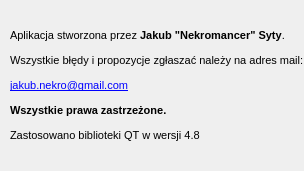
<?xml version="1.0" encoding="UTF-8"?>
<ui version="4.0">
 <class>About</class>
 <widget class="QDialog" name="About">
  <property name="windowModality">
   <enum>Qt::ApplicationModal</enum>
  </property>
  <property name="geometry">
   <rect>
    <x>0</x>
    <y>0</y>
    <width>304</width>
    <height>171</height>
   </rect>
  </property>
  <property name="windowTitle">
   <string>O aplikacji</string>
  </property>
  <property name="modal">
   <bool>true</bool>
  </property>
  <widget class="QLabel" name="label">
   <property name="geometry">
    <rect>
     <x>10</x>
     <y>10</y>
     <width>371</width>
     <height>151</height>
    </rect>
   </property>
   <property name="text">
    <string>&lt;!DOCTYPE HTML PUBLIC &quot;-//W3C//DTD HTML 4.0//EN&quot; &quot;http://www.w3.org/TR/REC-html40/strict.dtd&quot;&gt;
&lt;html&gt;&lt;head&gt;&lt;meta name=&quot;qrichtext&quot; content=&quot;1&quot; /&gt;&lt;style type=&quot;text/css&quot;&gt;
p, li { white-space: pre-wrap; }
&lt;/style&gt;&lt;/head&gt;&lt;body style=&quot; font-family:'MS Shell Dlg 2'; font-size:8pt; font-weight:400; font-style:normal;&quot;&gt;
&lt;p style=&quot; margin-top:12px; margin-bottom:12px; margin-left:0px; margin-right:0px; -qt-block-indent:0; text-indent:0px;&quot;&gt;Aplikacja stworzona przez &lt;span style=&quot; font-weight:600;&quot;&gt;Jakub &amp;quot;Nekromancer&amp;quot; Syty&lt;/span&gt;.&lt;/p&gt;
&lt;p style=&quot; margin-top:12px; margin-bottom:12px; margin-left:0px; margin-right:0px; -qt-block-indent:0; text-indent:0px;&quot;&gt;Wszystkie błędy i propozycje zgłaszać należy na adres mail:&lt;/p&gt;
&lt;p style=&quot; margin-top:12px; margin-bottom:12px; margin-left:0px; margin-right:0px; -qt-block-indent:0; text-indent:0px;&quot;&gt;&lt;a href=&quot;mailto:jakub.nekro@gmail.com&quot;&gt;&lt;span style=&quot; text-decoration: underline; color:#0000ff;&quot;&gt;jakub.nekro@gmail.com&lt;/span&gt;&lt;/a&gt;&lt;/p&gt;
&lt;p style=&quot; margin-top:12px; margin-bottom:12px; margin-left:0px; margin-right:0px; -qt-block-indent:0; text-indent:0px;&quot;&gt;&lt;span style=&quot; font-weight:600; color:#000000;&quot;&gt;Wszystkie prawa zastrzeżone.&lt;/span&gt;&lt;/p&gt;
&lt;p style=&quot; margin-top:12px; margin-bottom:12px; margin-left:0px; margin-right:0px; -qt-block-indent:0; text-indent:0px;&quot;&gt;Zastosowano biblioteki QT w wersji 4.8&lt;/p&gt;&lt;/body&gt;&lt;/html&gt;</string>
   </property>
  </widget>
 </widget>
 <resources/>
 <connections/>
</ui>
